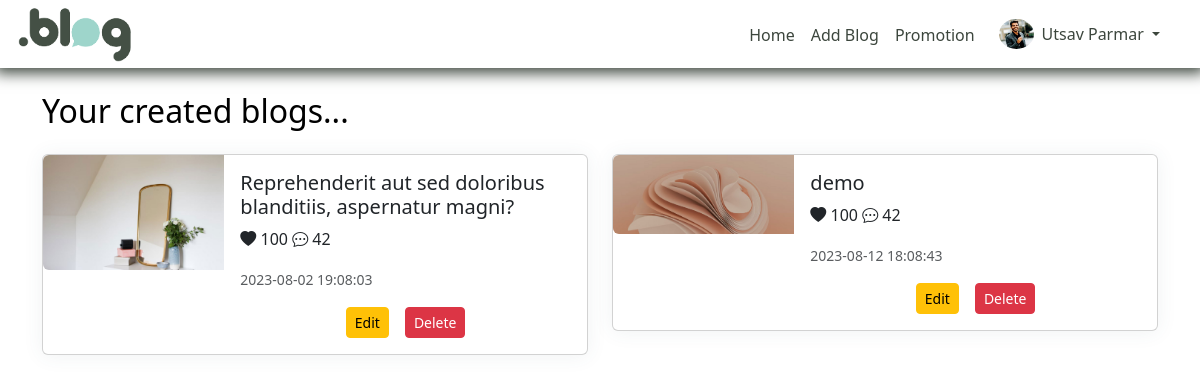
/users_post.php (signed in), run on the app's committed database.
### tables this page shows
CREATE TABLE `users` (
  `user_id` int(11) NOT NULL,
  `name` varchar(100) NOT NULL,
  `email` varchar(100) NOT NULL,
  `password` varchar(100) NOT NULL,
  `user_type` enum('client','admin') NOT NULL DEFAULT 'client',
  `image` varchar(100) DEFAULT NULL
);

CREATE TABLE `blog_posts` (
  `post_id` int(11) NOT NULL,
  `user_id` int(11) NOT NULL,
  `title` text NOT NULL,
  `content` text NOT NULL,
  `like_count` int(11) DEFAULT NULL,
  `comment_count` int(11) DEFAULT NULL,
  `image` text,
  `category_id` int(11) NOT NULL,
  `created_at` datetime NOT NULL DEFAULT CURRENT_TIMESTAMP
);

### users_post.php (the view, shortened to what this page needs)
<!DOCTYPE html>
<html lang="en">
<head>
  <link rel="stylesheet" href="./vendor/css/profile.css">
</head>
<body>
  <?php
  require "./navbar_dash.php";
  ?>
  <?php
  $user_id = $_SESSION["user_id"];
  $fetchQuery = "SELECT * FROM blog_posts WHERE user_id=$user_id";
  $fetchBlogRunQuery = mysqli_query($conn, $fetchQuery);
  ?>
  <div class="container my-4">
    <div class="row">
      <h2 class="col-sm-12 mb-4">Your created blogs...</h2>
      <?php
      while ($result = mysqli_fetch_assoc($fetchBlogRunQuery)) {
        ?>
        <div class="col-sm-6">
          <div class="card mb-3">
            <div class="row g-0">
              <div class="col-md-4">
                <img src="<?= $result["image"] ?>" class="img-fluid rounded-start" alt="...">
              </div>
              <div class="col-md-8">
                <div class="card-body">
                  <h5 class="card-title">
                    <?= $result["title"] ?>
                  </h5>
                  <p class="card-text">
                    <i class="bi bi-heart-fill"></i> <span>100</span>
                    <i class="bi bi-chat-dots"></i> <span>42</span>
                  </p>
                  <p class="card-text"><small class="text-body-secondary">
                      <?= $result["created_at"] ?>
                    </small>
                  </p>
                  <div style="display:flex;justify-content:center;">
                    <button class="btn btn-sm btn-warning" type="button" data-bs-toggle='modal'
                      data-bs-target='#edit-category-modal<?= $result["post_id"] ?>'>Edit</button>
                    <form method="POST" class="ms-3">
                      <button class="btn btn-sm btn-danger" type="submit" value="delete" name="delete">Delete</button>
                    </form>
                  </div>
                </div>
              </div>
            </div>
          </div>
        </div>
        <?php
      }
      ?>
    </div>
  </div>
</body>
</html>

### navbar_dash.php (shortened to what this page needs)
<!DOCTYPE html>
<html lang="en">
<head>
  <link href="https://cdn.jsdelivr.net/npm/bootstrap@5.3.1/dist/css/bootstrap.min.css" rel="stylesheet"
>
  <link rel="stylesheet" href="./vendor/css/style.css">
  <link rel="stylesheet"
    href="https://cdnjs.cloudflare.com/ajax/libs/line-awesome/1.3.0/line-awesome/css/line-awesome.min.css"
 />
  <link rel="stylesheet" href="./vendor/css/main.css">
  <link rel="stylesheet" href="./vendor/swiper/swiper-bundle.min.css">
  <link href="./lib/css/bootstrap-icons/bootstrap-icons.css" rel="stylesheet">
</head>
<?php
include "connection.php";
$user_id = $_SESSION["user_id"];
$query = "SELECT * FROM Users WHERE user_id='$user_id'";
$runquery = mysqli_query($conn, $query);
$row = mysqli_fetch_assoc($runquery);
$name = $row["name"];
?>
<body>
  <header class="p-1 header_nav">
    <div class="container-fluid">
      <div class="d-flex flex-wrap align-items-center justify-content-center justify-content-lg-start">
        <a href="./dashboard.php" class="d-flex align-items-center mb-2 mb-lg-0 text-white text-decoration-none">
          <img src="./assets/site_logo.png" alt="logo" height="60">
        </a>
        <ul class="nav col-12 col-lg-auto me-2 mb-2 justify-content-center mb-md-0 ms-auto ">
          <li><a href="./dashboard.php" class="nav-link px-2 mt-1 ">Home</a></li>
          <li><a href="./add_blog.php" class="nav-link px-2 mt-1">Add Blog</a></li>
          <li><a href="./promotion_plans.php" class="nav-link px-2 mt-1">Promotion </a></li>
          <li class="nav-item dropdown pe-3">
            <a class="nav-link nav-profile d-flex align-items-center pe-0" href="#" data-bs-toggle="dropdown">
              <img src="<?= $row["image"] ?>" alt="Profile" class="rounded-circle" height="30">
              <span class="d-none d-md-block dropdown-toggle ps-2">
                <?= $name ?>
              </span>
            </a>
          </li>
        </ul>
      </div>
    </div>
  </header>
</body>
</html>

### data on the page
users: image (picture), name "Utsav Parmar"
blog_posts: image (picture), title "Reprehenderit aut sed doloribus blanditiis, aspernatur magni?", created_at "2023-08-02 19:08:03"
blog_posts: image (picture), title "demo", created_at "2023-08-12 18:08:43"
